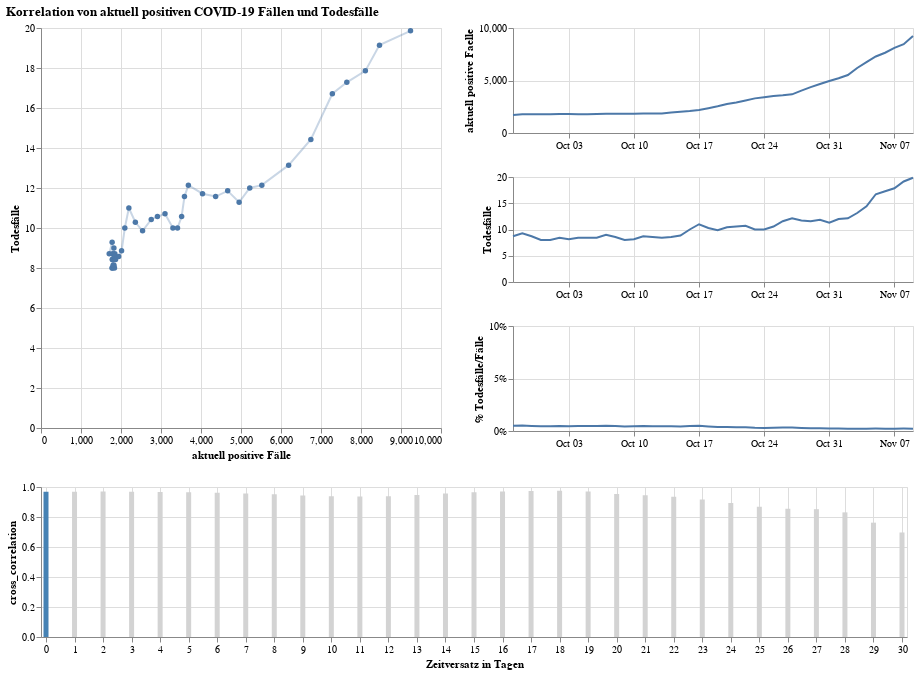

Write notebook code for a chart like this one.
### Code cell
alt.data_transformers.disable_max_rows()

timeline_height=105

# Labels
x_label = 'aktuell positive Fälle'
y_label = 'Todesfälle'
ratio_label = '% Todesfälle/Fälle'
offset_days = 'Zeitversatz in Tagen'

# Slider + Selector
slider = alt.binding_range(min=0, max=(days_num-1), step=1, name=offset_days)
selector = alt.selection_single(
    name='OffsetSelector',
    fields=['offset'],
    bind=slider,
    init={'offset': 0}
)

# Base chart for connected scatterplot, ratio timeline and cases/icu timeline
chart_base = alt.Chart(df_with_offset)

# Connected scatterplot
connected_scatter = chart_base.add_selection(
    selector
).mark_line(
    opacity=0.3,
    point=True
).encode(
    alt.X('x:Q', axis=alt.Axis(title=x_label), scale=alt.Scale(zero=True)),
    alt.Y('y:Q', axis=alt.Axis(title=y_label), scale=alt.Scale(zero=True)),
    order='time_x:T',
    tooltip=['x:Q', 'time_x:T', 'y:Q', 'time_y:T']
).transform_filter(selector).properties(width=400,height=400)


# Ratio timeline
ratio_timeline = chart_base.mark_line().encode(
    alt.X('time_x:T', axis=alt.Axis(title='')),
    alt.Y('ratio:Q', axis=alt.Axis(format='%', title=ratio_label), scale=alt.Scale(domain=(0, .1))),
    tooltip=['time_x:T', alt.Tooltip('ratio', format='.2%')]
).transform_filter(selector).properties(width=400,height=timeline_height)

# Cases/ICU timeline
cases_timeline = chart_base.mark_line().encode(
    alt.X('time_x:T', axis=alt.Axis(title='')),
    alt.Y('x:Q', axis=alt.Axis(title='aktuell positive Faelle')),
    tooltip=['time_x:T', 'x:Q']
).transform_filter(selector).properties(width=400,height=timeline_height)
icu_timeline = chart_base.mark_line().encode(
    alt.X('time_x:T', axis=alt.Axis(title='')),
    alt.Y('y:Q', axis=alt.Axis(title='Todesfälle')),
    tooltip=['time_x:T', 'y:Q']
).transform_filter(selector).properties(width=400,height=timeline_height)

# Crosscorrelation chart
days = np.arange(days_num)
xcov = [crosscorr(df[c_faelle], df[c_tot], lag=-i) for i in range(days_num)]

source_xcov = pd.DataFrame({
    'days': days,
    'cross_correlation': xcov
})

chart_xcov = alt.Chart(source_xcov).add_selection(
    selector
).mark_bar().encode(
    alt.X('days', axis=alt.Axis(title=offset_days), scale=alt.Scale(domain=(0, days_num-1))), 
    y='cross_correlation',
    color=alt.condition('datum.days == OffsetSelector.offset', alt.value('steelblue'), alt.value('lightgray')),
    tooltip=['days', 'cross_correlation']
).properties(width=866, height=150)

# Chart composition
((connected_scatter | (cases_timeline & icu_timeline & ratio_timeline)) & chart_xcov).properties(
    title={
      "text": ["Korrelation von aktuell positiven COVID-19 Fällen und Todesfälle"], 
    }
)

### Figure 1 — Vega-Lite specification as saved in the notebook (floating-point values rounded to 4 significant figures; data arrays with more than 128 entries replaced by an {"elided": "..."} marker saying what was removed)
{"config": {"view": {"continuousWidth": 400, "continuousHeight": 300}}, "vconcat": [{"hconcat": [{"mark": {"type": "line", "opacity": 0.3, "point": true}, "encoding": {"order": {"type": "temporal", "field": "time_x"}, "tooltip": [{"type": "quantitative", "field": "x"}, {"type": "temporal", "field": "time_x"}, {"type": "quantitative", "field": "y"}, {"type": "temporal", "field": "time_y"}], "x": {"type": "quantitative", "axis": {"title": "aktuell positive Fälle"}, "field": "x", "scale": {"zero": true}}, "y": {"type": "quantitative", "axis": {"title": "Todesfälle"}, "field": "y", "scale": {"zero": true}}}, "height": 400, "selection": {"OffsetSelector": {"type": "single", "fields": ["offset"], "bind": {"input": "range", "max": 30, "min": 0, "name": "Zeitversatz in Tagen", "step": 1}, "init": {"offset": 0}}}, "transform": [{"filter": {"selection": "OffsetSelector"}}], "width": 400}, {"vconcat": [{"mark": "line", "encoding": {"tooltip": [{"type": "temporal", "field": "time_x"}, {"type": "quantitative", "field": "x"}], "x": {"type": "temporal", "axis": {"title": ""}, "field": "time_x"}, "y": {"type": "quantitative", "axis": {"title": "aktuell positive Faelle"}, "field": "x"}}, "height": 105, "transform": [{"filter": {"selection": "OffsetSelector"}}], "width": 400}, {"mark": "line", "encoding": {"tooltip": [{"type": "temporal", "field": "time_x"}, {"type": "quantitative", "field": "y"}], "x": {"type": "temporal", "axis": {"title": ""}, "field": "time_x"}, "y": {"type": "quantitative", "axis": {"title": "Todesfälle"}, "field": "y"}}, "height": 105, "transform": [{"filter": {"selection": "OffsetSelector"}}], "width": 400}, {"mark": "line", "encoding": {"tooltip": [{"type": "temporal", "field": "time_x"}, {"type": "quantitative", "field": "ratio", "format": ".2%"}], "x": {"type": "temporal", "axis": {"title": ""}, "field": "time_x"}, "y": {"type": "quantitative", "axis": {"format": "%", "title": "% Todesfälle/Fälle"}, "field": "ratio", "scale": {"domain": [0, 0.1]}}}, "height": 105, "transform": [{"filter": {"selection": "OffsetSelector"}}], "width": 400}]}], "data": {"name": "data-1c9d0bffdbd3be24a18b02848d33a99b"}}, {"data": {"name": "data-272ee48cf538c13cc0c2981aaa1dc6cb"}, "mark": "bar", "encoding": {"color": {"condition": {"value": "steelblue", "test": "datum.days == OffsetSelector.offset"}, "value": "lightgray"}, "tooltip": [{"type": "quantitative", "field": "days"}, {"type": "quantitative", "field": "cross_correlation"}], "x": {"type": "quantitative", "axis": {"title": "Zeitversatz in Tagen"}, "field": "days", "scale": {"domain": [0, 30]}}, "y": {"type": "quantitative", "field": "cross_correlation"}}, "height": 150, "selection": {"OffsetSelector": {"type": "single", "fields": ["offset"], "bind": {"input": "range", "max": 30, "min": 0, "name": "Zeitversatz in Tagen", "step": 1}, "init": {"offset": 0}}}, "width": 866}], "title": {"text": ["Korrelation von aktuell positiven COVID-19 Fällen und Todesfälle"]}, "$schema": "https://vega.github.io/schema/vega-lite/v4.8.1.json", "datasets": {"data-1c9d0bffdbd3be24a18b02848d33a99b": {"elided": "899 records"}, "data-272ee48cf538c13cc0c2981aaa1dc6cb": [{"days": 0, "cross_correlation": 0.9684}, {"days": 1, "cross_correlation": 0.969}, {"days": 2, "cross_correlation": 0.9704}, {"days": 3, "cross_correlation": 0.9683}, {"days": 4, "cross_correlation": 0.9666}, {"days": 5, "cross_correlation": 0.9646}, {"days": 6, "cross_correlation": 0.9615}, {"days": 7, "cross_correlation": 0.957}, {"days": 8, "cross_correlation": 0.9514}, {"days": 9, "cross_correlation": 0.9442}, {"days": 10, "cross_correlation": 0.9388}, {"days": 11, "cross_correlation": 0.9372}, {"days": 12, "cross_correlation": 0.9389}, {"days": 13, "cross_correlation": 0.9458}, {"days": 14, "cross_correlation": 0.957}, {"days": 15, "cross_correlation": 0.9648}, {"days": 16, "cross_correlation": 0.9706}, {"days": 17, "cross_correlation": 0.9735}, {"days": 18, "cross_correlation": 0.9755}, {"days": 19, "cross_correlation": 0.9694}, {"days": 20, "cross_correlation": 0.9527}, {"days": 21, "cross_correlation": 0.9458}, {"days": 22, "cross_correlation": 0.935}, {"days": 23, "cross_correlation": 0.9174}, {"days": 24, "cross_correlation": 0.8932}, {"days": 25, "cross_correlation": 0.8675}, {"days": 26, "cross_correlation": 0.8557}, {"days": 27, "cross_correlation": 0.852}, {"days": 28, "cross_correlation": 0.8308}, {"days": 29, "cross_correlation": 0.7624}, {"days": 30, "cross_correlation": 0.6968}]}}
